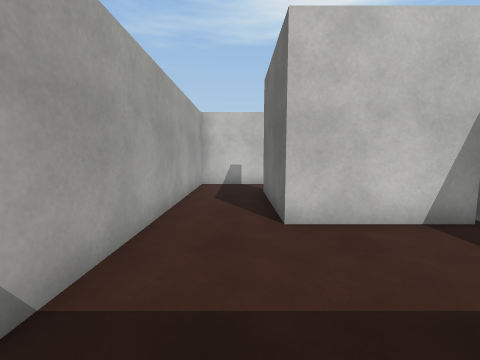
view 1 (above)

14 first-person views from a walk through a scene from a Unity 3-D project. The camera is 1.3 m above the floor, tilts 6° down and sees 90° across. The floor is counted in squares, 1 m on a side. Each view is taken from the middle of a square. On the plan, view 1 faces up. The plan holds only what a view shows up to about 12 squares ahead; the rest is blank. The player is left out. Surface patterns are stand-ins for the level's own textures.

view 2
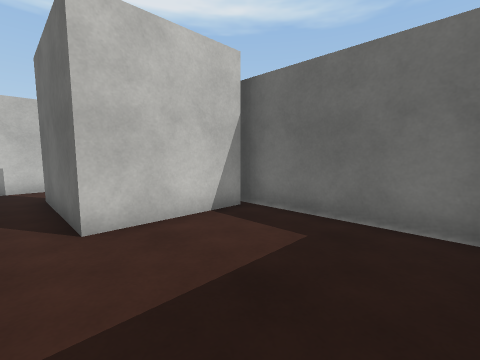

view 3
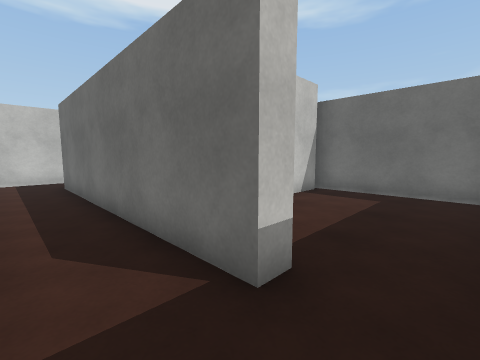

view 4
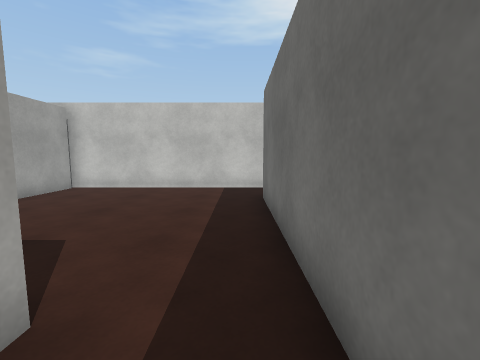

view 5
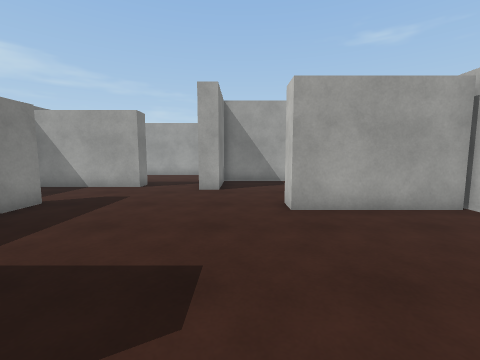

view 6
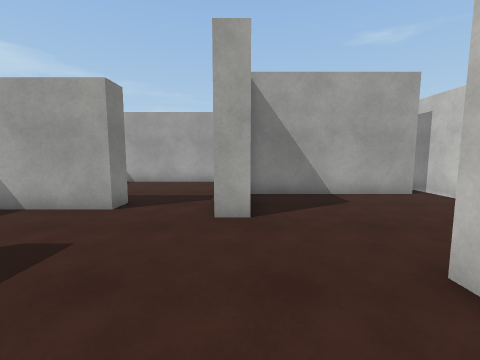

view 7
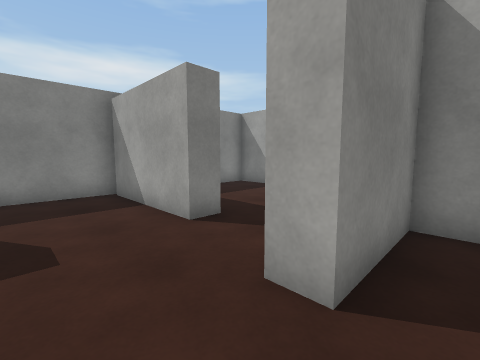

view 8
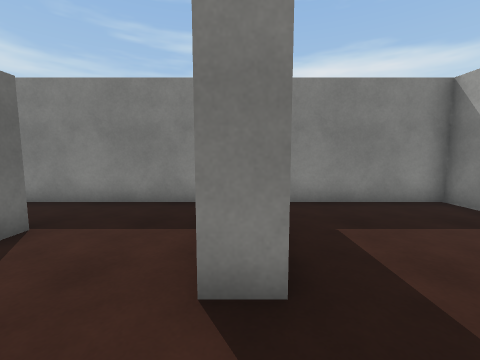

view 9
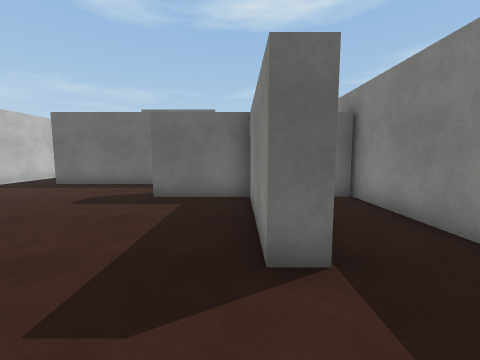

view 10
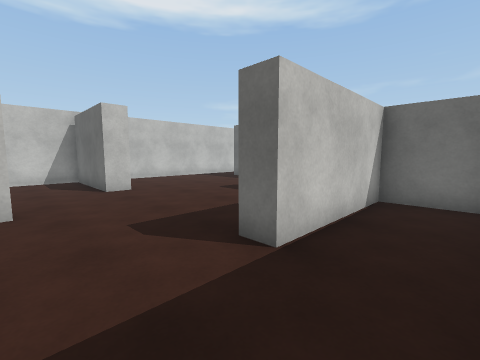

view 11
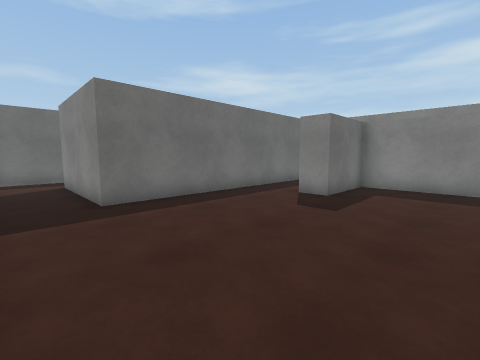

view 12
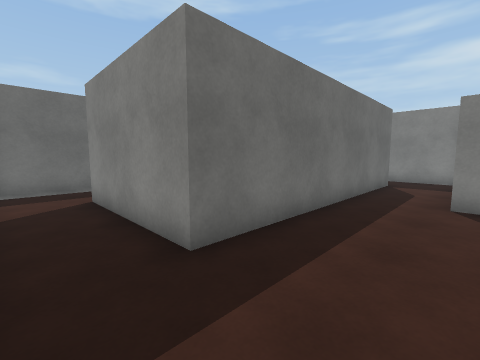

view 13
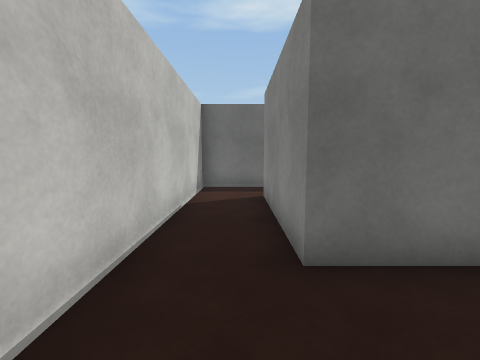

view 14
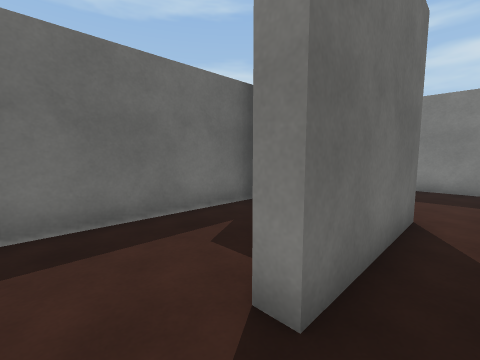

### Floor plan
Points are (right, up) in squares from view 1. A wall is a line through its corners. A room is listed if a view was taken in it or the views show most of it. See-through windows are left out.
Room 1 (views 1, 2, 14)
walls: (4.5, 4.4) (0.8, 4.4) (0.8, 8.5); (-0.1, -0.5) (1.6, -0.5); (4.8, -0.1) (4.8, 5.1); (1.1, 10.7) (-1.7, 10.7) (-1.7, 1.5)
ways out: opening at (-2, 0.5) to room 2; opening at (1, 9.5) to room 3
Room 2 (views 3, 4, 5, 6, 7, 8, 9, 10, 11, 12, 13)
walls: (-14.5, 4) (-13.6, 4) (-13.6, -0.5) (-5.6, -0.5) (-5.6, 1.9) (-10.3, 1.9) (-10.3, 2.7) (-5.6, 2.7) (-5.6, 5.7) (-4.5, 5.7); (-9.6, 13.4) (-9.6, 9.2) (-10.3, 9.2) (-10.3, 13.2); (-15.1, 13.5) (-17.1, 13.5); (-15.9, 12.8) (-15.9, 7.2) (-12.9, 7.2) (-12.9, 6.4); (-4.2, -0.5) (-1.8, -0.5); (-19.6, 5.8) (-19.6, 1.5); (-1.7, 1.5) (-2.3, 1.5) (-2.3, 11.2) (2.6, 11.2); (-19.6, 1.1) (-19.6, -0.5) (-15.4, -0.5); (4.8, 10.5) (4.8, 13.5) (-12.9, 13.5)
ways out: opening at (-2, 0.5) to room 1; opening at (3.5, 11) to room 3; gap at (-16, 13)
Room 3 (no view inside)
walls: (0.8, 8.5) (1.4, 8.5); (4.8, 5.1) (4.8, 10.5)
ways out: opening at (1, 9.5) to room 1; opening at (3.5, 11) to room 2

Positions as (right, up) in squares from view 1, and headings:
1: (0, 0), facing up
2: (0, 0), facing up-right
3: (-4, 0), facing up-right
4: (-3, 4), facing up
5: (-4, 8), facing left
6: (-8, 7), facing left
7: (-11, 8), facing down-left
8: (-14, 6), facing down
9: (-13, 3), facing right
10: (-13, 0), facing up-right
11: (-9, 13), facing down-right
12: (-5, 13), facing down-right
13: (-5, 12), facing right
14: (0, 10), facing down-right
